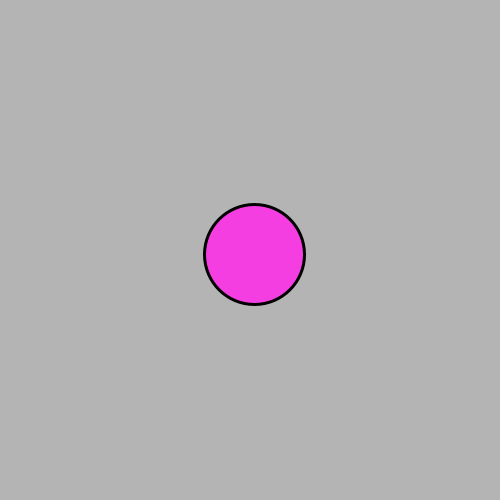
Frame 1 (no input)
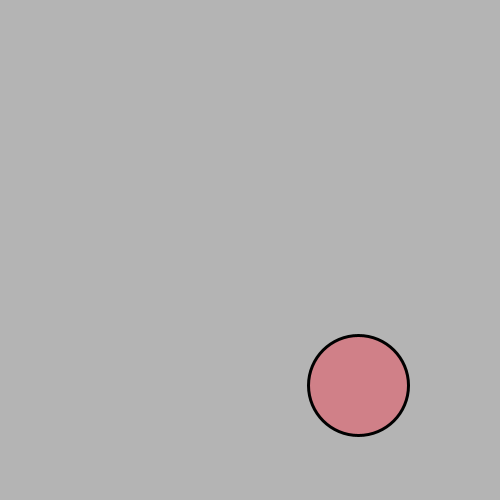
Frame 60 (the mouse pressed at the canvas centre just before this capture)
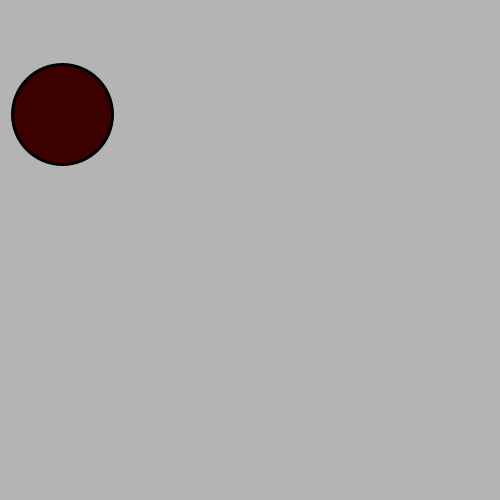
Frame 120 (the mouse held since frame 60 and released just before this capture)

The Processing sketch that drew these frames (run headless with seeded random() and noise(); from frame 60 on, the mouse is pressed at the canvas centre):

// Processing sketch: processing_66521
// ── processing_66521.pde

//variables
float speedX, speedY, x, y, ediam, r, g, b;

void setup() {
  size(500, 500);
  smooth();
  ediam = 100;  //diameter
  x = width/2;  // x start point
  y = height/2;  //y start point
  //randomizing speeds
  speedX = random(3, 6);
  speedY = random(4, 6);
  //colors
  r = random(255);
  g = random(255);
  b = random(255);
}


void draw() {
  background(180); //gray background

  //start moving circle 
  x = x + speedX;
  y = y + speedY;

  //colors

  r = r + speedX/2;
  g = g +speedY/2;
  b = b + (speedX+speedY/2);
  r = constrain(r, 0, 255);
  g = constrain(g, 0, 255);
  b = constrain(b, 0, 255);

  //x & y conditionals
  if (x < (0 + ediam/2) || x > (width - ediam/2)) {
    speedX = speedX * -1;  // this change the direction X.
  } 
  if (y < (0+ediam/2) || y > (height - ediam/2)) {
    speedY = speedY * -1;  // this change the direction Y.
  }



  //drawing ellipse
  fill(r, g, b); //cyan fill
  stroke(0); //black stroke
  strokeWeight(3);
  ellipse(x, y, ediam, ediam);

  
}
